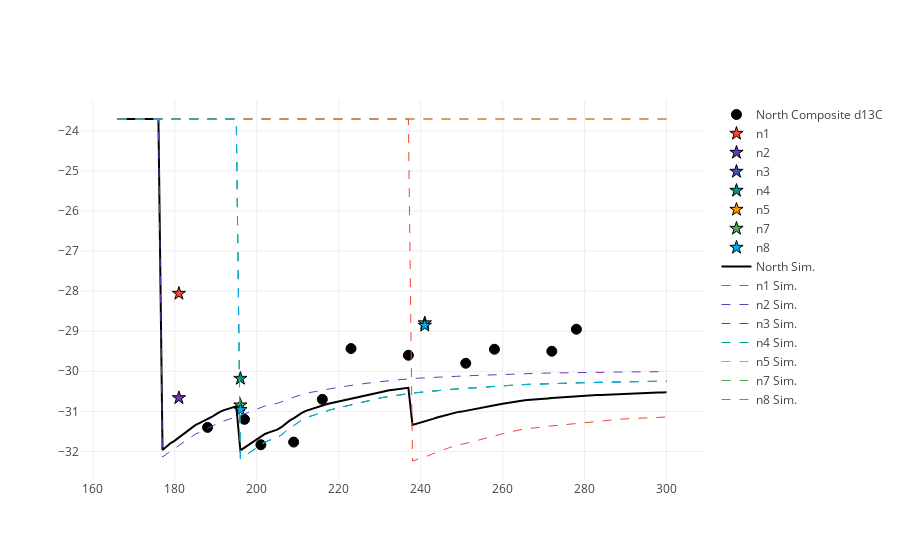

The notebook cell saved with this chart:
### Code cell
%matplotlib inline
import plotlycred
figname = 'Soils' + variable + transect + '.png'

online = False
if online:
    # fig = py.iplot(data) 
    fig = go.Figure(data=data) # , layout=layout)
    py.image.save_as(fig, filename=figname)
else:
    iplot(data)

### Figure 1 — Plotly figure (JSON) as saved in the notebook; plotly's stock layout.template omitted (floating-point values rounded to 4 significant figures; data arrays with more than 128 entries replaced by an {"elided": "..."} marker saying what was removed)
{"data": [{"marker": {"color": "black", "line": {"color": "black", "width": 1}, "size": 10, "symbol": "circle"}, "mode": "markers", "name": "North Composite d13C", "type": "scatter", "x": {"elided": "135 int values"}, "y": {"elided": "135 float values"}}, {"marker": {"color": "#F44336", "line": {"color": "black", "width": 1}, "size": 10, "symbol": "star"}, "mode": "markers", "name": "n1", "type": "scatter", "x": {"elided": "135 int values"}, "y": {"elided": "135 float values"}}, {"marker": {"color": "#673AB7", "line": {"color": "black", "width": 1}, "size": 10, "symbol": "star"}, "mode": "markers", "name": "n2", "type": "scatter", "x": {"elided": "135 int values"}, "y": {"elided": "135 float values"}}, {"marker": {"color": "#3F51B5", "line": {"color": "black", "width": 1}, "size": 10, "symbol": "star"}, "mode": "markers", "name": "n3", "type": "scatter", "x": {"elided": "135 int values"}, "y": {"elided": "135 null values"}}, {"marker": {"color": "#009688", "line": {"color": "black", "width": 1}, "size": 10, "symbol": "star"}, "mode": "markers", "name": "n4", "type": "scatter", "x": {"elided": "135 int values"}, "y": {"elided": "135 float values"}}, {"marker": {"color": "#FF9800", "line": {"color": "black", "width": 1}, "size": 10, "symbol": "star"}, "mode": "markers", "name": "n5", "type": "scatter", "x": {"elided": "135 int values"}, "y": {"elided": "135 null values"}}, {"marker": {"color": "#4CAF50", "line": {"color": "black", "width": 1}, "size": 10, "symbol": "star"}, "mode": "markers", "name": "n7", "type": "scatter", "x": {"elided": "135 int values"}, "y": {"elided": "135 float values"}}, {"marker": {"color": "#03A9F4", "line": {"color": "black", "width": 1}, "size": 10, "symbol": "star"}, "mode": "markers", "name": "n8", "type": "scatter", "x": {"elided": "135 int values"}, "y": {"elided": "135 float values"}}, {"marker": {"color": "black"}, "mode": "lines", "name": "North Sim.", "type": "scatter", "x": {"elided": "135 int values"}, "y": {"elided": "195 float values"}}, {"line": {"color": "#F44336", "dash": "dash", "width": 1}, "name": "n1 Sim.", "type": "scatter", "x": {"elided": "135 int values"}, "y": {"elided": "195 float values"}}, {"line": {"color": "#673AB7", "dash": "dash", "width": 1}, "name": "n2 Sim.", "type": "scatter", "x": {"elided": "135 int values"}, "y": {"elided": "195 float values"}}, {"line": {"color": "#3F51B5", "dash": "dash", "width": 1}, "name": "n3 Sim.", "type": "scatter", "x": {"elided": "135 int values"}, "y": {"elided": "195 float values"}}, {"line": {"color": "#009688", "dash": "dash", "width": 1}, "name": "n4 Sim.", "type": "scatter", "x": {"elided": "135 int values"}, "y": {"elided": "195 float values"}}, {"line": {"color": "#FF9800", "dash": "dash", "width": 1}, "name": "n5 Sim.", "type": "scatter", "x": {"elided": "135 int values"}, "y": {"elided": "195 float values"}}, {"line": {"color": "#4CAF50", "dash": "dash", "width": 1}, "name": "n7 Sim.", "type": "scatter", "x": {"elided": "135 int values"}, "y": {"elided": "195 float values"}}, {"line": {"color": "#03A9F4", "dash": "dash", "width": 1}, "name": "n8 Sim.", "type": "scatter", "x": {"elided": "135 int values"}, "y": {"elided": "195 float values"}}], "layout": {}}
